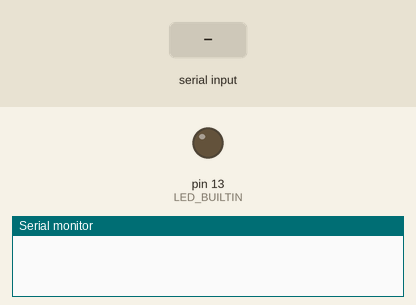
Simulated run of this sketch. Board: Arduino Uno, built with avr-gcc and run on an emulated ATmega328P. Shown: output pins drawn as LEDs (lit = HIGH), the last lines printed to the serial monitor. The test bench sets the inputs (shaded band).

Above: at 2.2 s.
2.3 s: "LED_ON_B\n" received over Serial
At 3.5 s:
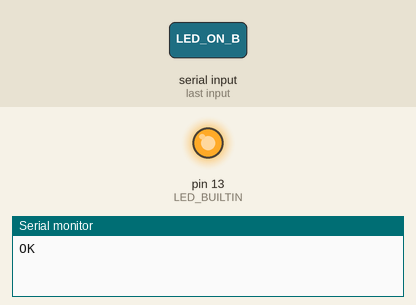
3.8 s: "LED_OFF_B\n" received over Serial
At 4.7 s:
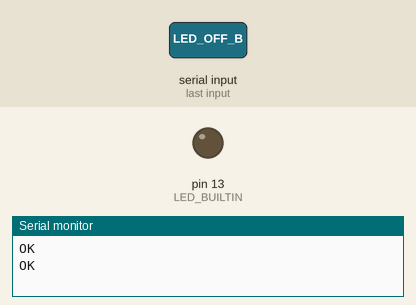
Timing chart, 0 to 6.8 s (numbered marks = the images above; inputs shaded):
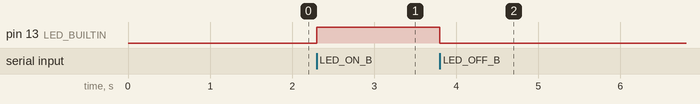

The sketch:

MASTER_copy_20260502113808.ino
```cpp
#include <DHT.h>

#define DHTPIN 2       // DATA pin
#define DHTTYPE DHT22

DHT dht(DHTPIN, DHTTYPE);

void setup() {
  Serial.begin(115200);
  pinMode(LED_BUILTIN, OUTPUT);
  digitalWrite(LED_BUILTIN, LOW);

  dht.begin();

  delay(1000);

}

void loop() {
  if (Serial.available()) {
    String cmd = Serial.readStringUntil('\n');
    cmd.trim();

    if (cmd == "PING") {
      Serial.println("PONG");
    }

    else if (cmd == "PING_B") {
      Serial.println("B_OK");
    }

    else if (cmd == "LED_ON_B") {
      digitalWrite(LED_BUILTIN, HIGH);
      Serial.println("OK");
    }

    else if (cmd == "LED_OFF_B") {
      digitalWrite(LED_BUILTIN, LOW);
      Serial.println("OK");
    }

    else if (cmd == "GET_TEMP") {
      float temp = dht.readTemperature();

      if (isnan(temp)) {
        Serial.println("TEMP_ERROR");
      } else {
        Serial.print("TEMP:");
        Serial.println(temp,1);// decimal
      }
    }

    else if (cmd == "FAULT_SENSOR") {
     Serial.println("TEMP:999.0");  // Invalid temperature value
    }

    else if (cmd == "FAULT_NOISE") {
      Serial.println("T#MP:2@.4");   // Corrupted message
    }

    else if (cmd == "FAULT_NO_RESPONSE") {
      delay(3000);                  // Simulate timeout / no response
    }

    else {
      Serial.println("ERROR");
    }
  }
}
```

Measured:
- after the input at 2.3 s, pin 13 (LED_BUILTIN): LOW → HIGH at once
- after the input at 3.8 s, pin 13 (LED_BUILTIN): HIGH → LOW at once
